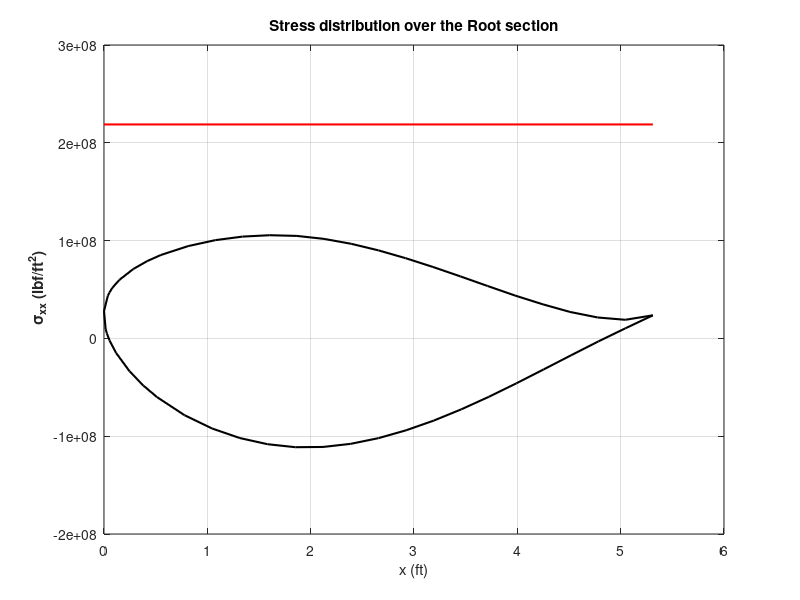
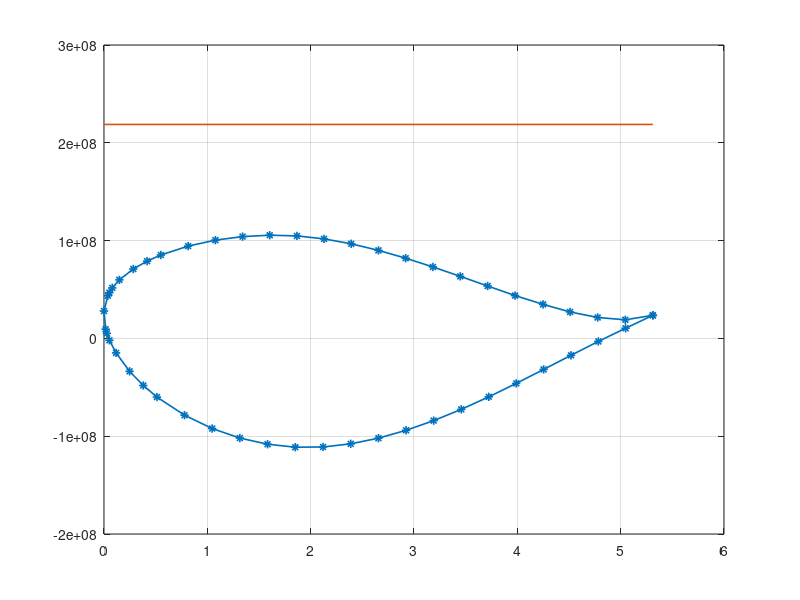

These charts were generated, in order, by the following MATLAB code: (Note: this script raises an error after producing the figures.)
clc; clear all ;

%%
load('loads.mat') ;
a = load('n63415-il.dat') ;
c = 1.6190*3.28084 ;
z = -a(:,1)'*c*0.01;
y = a(:,2)'*c*0.01;
spar1_ytop = 0.1517*3.28084;
spar1_ybot = -0.08855*3.28084;
spar1_z = -0.3*c;
spar2_ytop = 0.09546*3.28084;
spar2_ybot = -0.031975*3.28084;
spar2_z = -0.7*c;
b1 = 0.10*(spar1_ytop - spar1_ybot);
b2 = 0.10*(spar2_ytop - spar2_ybot);

%% Thicknesses and Modulus
%  ^ y
%  |
%  |_________> z
% 
tw = 0.002*3.28084;
tf = tw/2; 
tsc = 4*0.002*3.28084;
hw1 = (spar1_ytop-spar1_ybot-2*(tf+tsc));
hw2 = (spar2_ytop-spar2_ybot-2*(tf+tsc));
E_al = 1.5351*10^9*32.1522; %lbf/ft^2 
E_steel = 4.2*10^9*32.1522; %lbf/ft^2 
E_star = E_steel/E_al;
ybar = [(spar1_ytop+spar1_ybot)/2,(spar2_ytop+spar2_ybot)/2];
zbar = [spar1_z,spar2_z];
%% for skin
t_skin = 1.9e-3*3.28084 ; %         ft
E_skin = E_al;              % Skin Material 2024T3 Aluminium
E_ref = E_al ;

% z = wingdata(:,1)*chord/100;
% y = wingdata(:,2)*chord/100;

for j=1 : (length(y)-1)
    s = sqrt((y(j)-y(j+1))^2 + ((z(j)-z(j+1))^2));
    EdA_star_skin(j) = s*t_skin*(E_skin/E_ref);
    ydA_star(j) = EdA_star_skin(j)*0.5*(y(j)+y(j+1));
    zdA_star(j) = EdA_star_skin(j)*0.5*(z(j)+z(j+1));
%     y2dA_star(j) = ydA_star(j)*0.5*(y(j)+y(j+1));
%     z2dA_star(j) = zdA_star(j)*0.5*(z(j)+z(j+1));
%     yzdA_star(j) = zdA_star(j)*0.5*(y(j)+y(j+1));
end

Sigma_EA_skin = sum(EdA_star_skin);
y_cent_skin = sum(ydA_star)/Sigma_EA_skin;
z_cent_skin = sum(zdA_star)/Sigma_EA_skin;
% Iz_skin = sum(y2dA_star);
% Iy_skin = sum(z2dA_star);
% Iyz_skin = sum(yzdA_star);

%% Areas of individual parts
A1 = [b1*tsc,b1*tsc,b1*tf,b1*tf,tw*hw1];
A2 = [b2*tsc,b2*tsc,b2*tf,b2*tf,tw*hw2];
E = [E_steel,E_steel,E_al,E_al,E_al];
E_star_spar = (1/E_al).*E ;

%% Finding spar centroid
EA_star_spar_i = [dot(A1,E_star_spar),dot(A2,E_star_spar)];
Sigma_EA_star = sum(EA_star_spar_i) ;
y_cent_spar = dot(EA_star_spar_i,ybar)/Sigma_EA_star ;
z_cent_spar = dot(EA_star_spar_i,zbar)/Sigma_EA_star;

%% Adding stringers
z_stinger=[z(12),z(9),z(40),z(43)]; % ,z(22),z(31),z(3),z(49)
y_stinger=[y(12),y(9),y(40),y(43)]; % ,y(22),y(31),y(3),y(49)
no_of_stringer = length(z_stinger) ;

%% Stringer centroid 
A_stringer = b1*tsc ; % in ft^2
E_star_stgr = E_steel/E_al ;
EA_star_stgr = A_stringer*E_star_stgr ;
Sigma_EA_stgr = no_of_stringer*EA_star_stgr ;
y_cent_stgr = EA_star_stgr*(sum(y_stinger))/(Sigma_EA_stgr) ;
z_cent_stgr = EA_star_stgr*(sum(z_stinger))/(Sigma_EA_stgr) ;

%% Centroid of spar and stringer and Skin
y_cent = (y_cent_spar*Sigma_EA_star + y_cent_stgr*Sigma_EA_stgr + y_cent_skin*Sigma_EA_skin)/(Sigma_EA_star+Sigma_EA_stgr+Sigma_EA_skin ) ;
z_cent = (z_cent_spar*Sigma_EA_star + z_cent_stgr*Sigma_EA_stgr + z_cent_skin*Sigma_EA_skin)/(Sigma_EA_star+Sigma_EA_stgr+Sigma_EA_skin) ;


%% Finding MOI of spars
Izz1 = 2*((E_star*(b1*tsc^3/12))+(A1(1)*E_star*((tsc+2*tf+hw1)/2)^2))+ 2*(((b1*tf^3/12))+(A1(3)*((tw/4)+(hw1/2))^2))+ (tw*hw1^3/12);
Iyy1 = 2*E_star*(tsc*b1^3/12)+2*(tf*b1^3/12)+ (hw1*tw^3/12);
Izz2 = 2*((E_star*(b2*tsc^3/12))+(A2(1)*E_star*((tsc+2*tf+hw1)/2)^2))+ 2*(((b2*tf^3/12))+(A2(3)*((tw/4)+(hw2/2))^2))+ (tw*hw2^3/12);
Iyy2 = 2*E_star*(tsc*b2^3/12)+2*(tf*b2^3/12)+ (hw2*tw^3/12);

%% MOI of spars about neutral axis
Iyy_spar = Iyy1+ (EA_star_spar_i(1))*(zbar(1)-z_cent)^2 + Iyy2+ (EA_star_spar_i(2))*(zbar(2)-z_cent)^2 ;
Izz_spar = Izz1+ (EA_star_spar_i(1))*(ybar(1)-y_cent)^2 + Izz2+ (EA_star_spar_i(2))*(ybar(2)-y_cent)^2 ;
Iyz_spar = ((EA_star_spar_i(1))*(ybar(1)-y_cent)*(zbar(1)-z_cent) + (EA_star_spar_i(2))*(zbar(2)-z_cent)*(ybar(2)-y_cent)) ;

%% MOI of stinger about neutral axis
Iyy_stingers = EA_star_stgr*( norm(z_stinger - z_cent*linspace(1,1,length(z_stinger))) )^2 ;
Izz_stingers = EA_star_stgr*( norm(y_stinger - y_cent*linspace(1,1,length(y_stinger))) )^2 ;
Iyz_stringer = EA_star_stgr*( dot((z_stinger - z_cent*linspace(1,1,length(z_stinger))),(y_stinger - y_cent*linspace(1,1,length(y_stinger)))) ) ;

%% MOI of Skin about neutral axis
z_wrt_cent = ((z(1:length(z)-1) - z_cent*linspace(1,1,length(z)-1)).^2) ;
y_wrt_cent = ((y(1:length(z)-1) - y_cent*linspace(1,1,length(z)-1)).^2);
yz_wrt_cent = ( ((z(1:length(z)-1) - z_cent*linspace(1,1,length(z)-1))).*(y(1:length(y)-1) - y_cent*linspace(1,1,length(y)-1)) ) ;
Iyy_skin = dot (EdA_star_skin, z_wrt_cent) ;
Izz_skin = dot (EdA_star_skin, y_wrt_cent) ;
Iyz_skin = dot (EdA_star_skin, yz_wrt_cent);


%% Total MOI stringers + spars
Iyy_total= Iyy_spar + Iyy_stingers + Iyy_skin;
Izz_total= Izz_spar + Izz_stingers + Izz_skin;    
Iyz_total= Iyz_spar + Iyz_stringer +Iyz_skin;

%% Finding V_xx, W_xx
A = [-E_al*Iyz_total,-E_al*Iyy_total ; E_al*Izz_total,E_al*Iyz_total];
M = [M_y_due_to_D(1),M_z_due_to_L(1)];

v = A\M';

%% Finding sigma_xx
F_S = 1.5 ;
epsilon_xx= (-(y-y_cent)*v(1)-(z-z_cent)*v(2));  %conversion from meter to feet
sigma_xx= F_S*E_al*epsilon_xx;
sigma_yield= 32.1522.*[6804000,6804000]; %lbf/ft^2 
z1=[-5.3117,0];

width_val = 1.5 ;
figure(7)
plot(-z,sigma_xx,'k','linewidth',width_val)
hold on ; 
plot(-z1,sigma_yield,'r','linewidth',width_val);
title('Stress distribution over the Root section');
xlabel('x (ft)');
ylabel('\bf \sigma_{xx} (lbf/ft^2)');
grid on

epsilon_xx = (-(y-y_cent)*v(1)-(z-z_cent)*v(2));  %conversion from meter to feet
sigma_xx = F_S*E_al*epsilon_xx;
sigma_yield = 32.1522.*[6804000,6804000]; %lbf/ft^2 
z1 = [-5.3117,0];

%% Plotting sigma_xx
figure(8)
plot(-z,sigma_xx,'-*', 'Linewidth', 1.2)
hold on ; 
plot(-z1,sigma_yield, 'Linewidth', 1.2);
grid on ;

ax = gca;
ax.FontSize = 14;
ax.XAxis.LineWidth = 1.2;
ax.YAxis.LineWidth = 1.2;
set(gcf, 'Position',  [100, 100, 900, 600]);
title('\sigma_{xx} distribution on the surface of the airfoil');
xlabel('x(ft)');
ylabel('\sigma_{xx}(in lbf/ft^2)');
